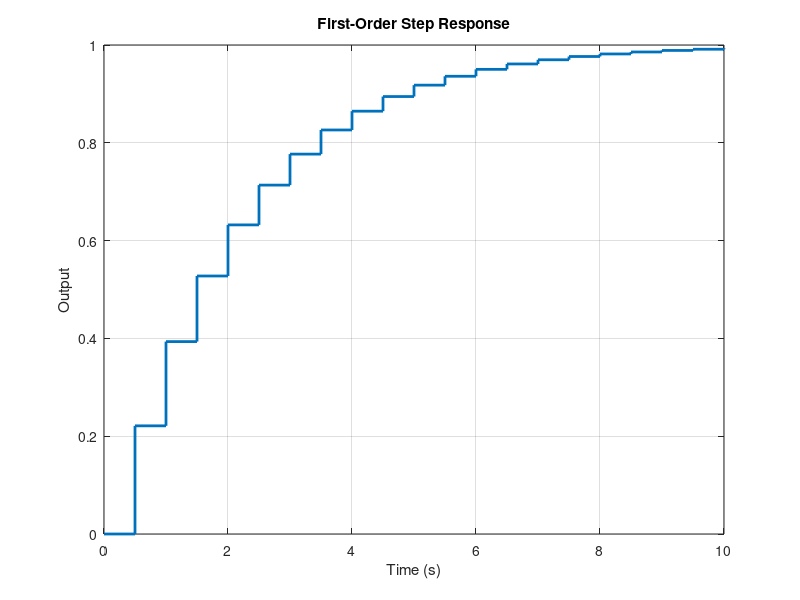

This figure's MATLAB source:
t = 0:0.5:10;
y = 1 - exp(-0.5*t);

h = stairs(t, y);
set(h, 'LineWidth', 2);
title('First-Order Step Response');
xlabel('Time (s)');
ylabel('Output');
grid on;
